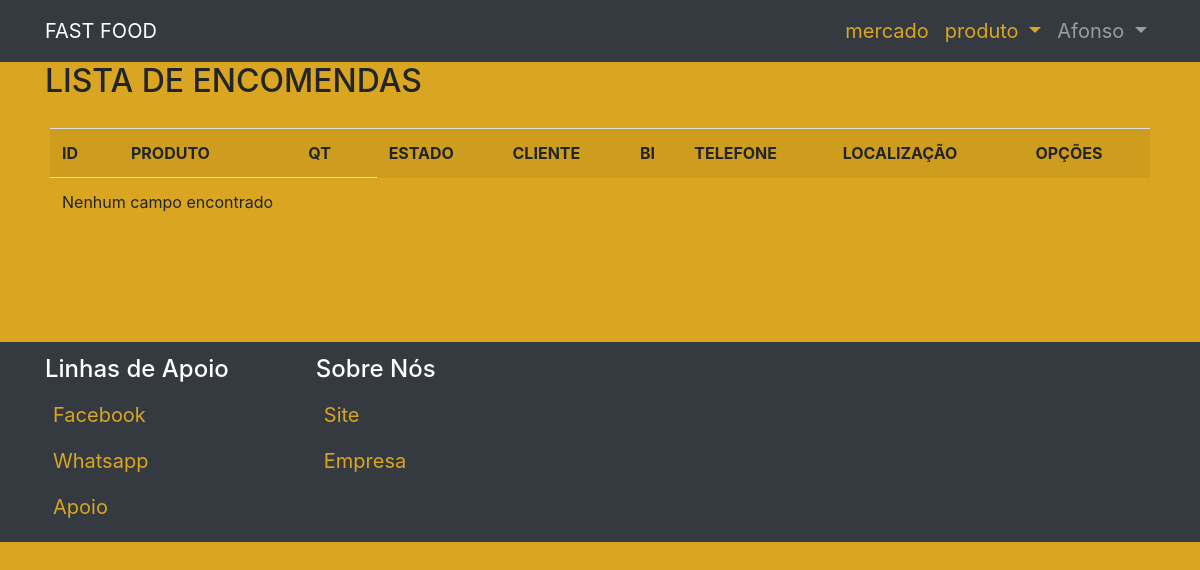
The page /mercadoria/listar_encomenda/ (signed in) on the database as committed earlier.
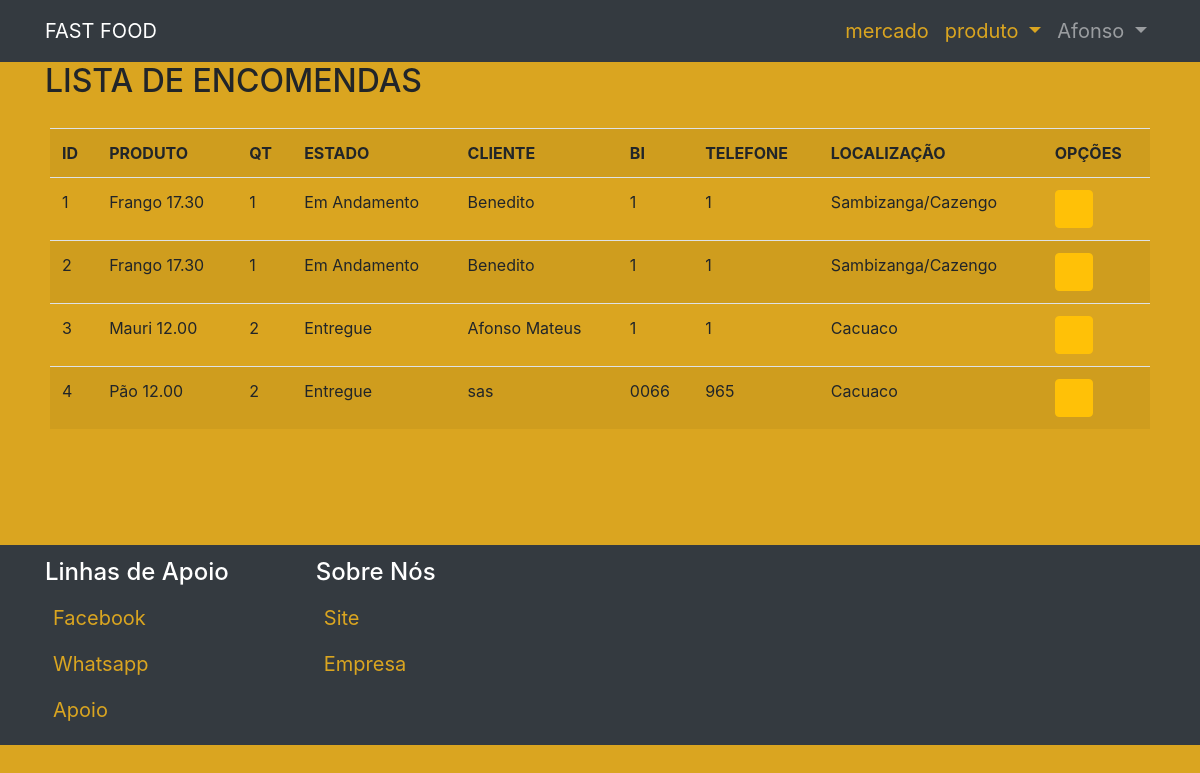
The same page on the database as committed later.
### mercadoria/models.py (models this page shows, shortened)
class Encomenda (models.Model):
    produto = models.ForeignKey(Produto, on_delete=models.PROTECT)
    nome = models.CharField(max_length=50)
    bilhete = models.CharField(max_length=14)
    telefone = models.IntegerField()
    localizacao = models.CharField(max_length=50)
    tempo = models.DateTimeField(default=datetime.now)
    quantidade = models.IntegerField()
    estado = models.CharField(max_length=20, choices=estado_choices, default="Em Andamento")

class Produto (models.Model):
    nome = models.CharField (max_length=50)
    descricao = models.TextField (max_length=100, verbose_name="Descrição")
    preco = models.DecimalField (max_digits=10, decimal_places=2)
    disponibilidade = models.CharField(max_length=20, choices=disponibilidade_choices, default="Disponível")
    imagem = models.ImageField(upload_to = "img/")
    def __str__(self):
        return "{} {}".format(self.nome, self.preco)

### mercadoria/views.py (the view)
# urls.py: path("listar_encomenda/", ListarEncomenda.as_view(), name="lista-de-encomenda"),
class ListarEncomenda(GroupRequiredMixin, LoginRequiredMixin, ListView):
    model = Encomenda
    template_name = "listarE.html"
    group_required = u"admin", u"funcionario"
    login_url = "login.html"

### mercadoria/templates/listarE.html
{% extends 'index.html' %}
{% block produto %}
<div class="container">
    <h2>LISTA DE ENCOMENDAS</h2>
    <div  id="lista">
        <table class="table table-hover table-striped table-condesed">
            <tr>
             <th>ID</th>
             <th>PRODUTO</th>
             <th>QT</th>
             <th>ESTADO</th>
             <th>CLIENTE</th>
             <th>BI</th>
             <th>TELEFONE</th>
             <th>LOCALIZAÇÃO</th>
             <th>OPÇÕES</th>
            </tr>
            {% for Encomenda in object_list %}
            <tr>
                <td>{{ Encomenda.pk }}</td>
                <td>{{ Encomenda.produto }}</td>
                <td>{{ Encomenda.quantidade }}</td>
                <td>{{ Encomenda.estado }}</td>
                <td>{{ Encomenda.nome }}</td>
                <td>{{ Encomenda.bilhete }}</td>
                <td>{{ Encomenda.telefone }}</td>
                <td>{{ Encomenda.localizacao }}</td>
                <td>
                    <a href="{% url 'alterar-encomenda' Encomenda.pk %}" class="btn btn-warning" data-toggle="tooltip" title="editar">
                        <i class="fa fa-cog">
                        </i>
                    </a>
                </td>
            </tr>
        {% empty %}
            <tr>
                <td colspan="3">Nenhum campo encontrado</td>
            </tr>
        {% endfor %}
        </table>
    </div>
</div>
{% endblock %}

### paginas/templates/index.html (shortened to what this page needs)
{% load static %}
{% load crispy_forms_tags %}
<!DOCTYPE html>
<html lang="pt-br">
  <head>
    <link rel="stylesheet" href="{% static 'bootstrap/css/bootstrap.min.css' %}">
    <link rel="stylesheet" href="{% static 'css/estilodo.css' %}">
    <link rel="stylesheet" href="{% static 'fontawesome/css/all.css' %}">
  </head>
  <body>
    {% if request.user.is_authenticated %}
    <nav class="navbar navbar-expand-md navbar-dark bg-dark">
        <div class="container">
            <a href="#" class="navbar-brand">FAST FOOD</a>
            <div class="collapse navbar-collapse justify-content-end" id="barra">
                <ul class="nav navbar-nav">
                    <li class="nav-item"><a href="{% url 'inicio' %}" class="nav-link">mercado</a></li>
                    <li class="nav-item dropdown">
                        <a href="#" data-toggle="dropdown" class="nav-link dropdown-toggle">
                            produto
                        </a>
                    </li>
                    <li class="nav-item dropdown">
                        <a data-toggle="dropdown" class="nav-link dropdown-toggle">
                           <span>{{ request.user }}</span>
                        </a>
                    </li>
                </ul>
            </div>
        </div>
    </nav>
    {% block produto %}{% endblock %}
    <footer class="navbar navbar-expand-md navbar-dark bg-dark">
        <div class="container">
            <div class="row">
                <div class="col-md-7">
                    <h4>Linhas de Apoio</h4>
                    <ul class="nav navbar-nav">
                        <li class="nav-item"><a href="#" class="nav-link">Facebook</a></li>
                    </ul>
                    <ul class="nav navbar-nav">
                        <li class="nav-item"><a href="#" class="nav-link">Whatsapp</a></li>
                    </ul>
                </div>
                <div class="col-md-5">
                    <h4>Sobre Nós</h4>
                    <ul class="nav navbar-nav">
                        <li class="nav-item"><a href="#" class="nav-link">Site</a></li>
                    </ul>
                    <ul class="nav navbar-nav">
                        <li class="nav-item"><a href="#" class="nav-link">Empresa</a></li>
                    </ul>
                </div>
                <div class="col-md-1">
                    <ul class="nav navbar-nav">
                        <li class="nav-item"><a href="#" class="nav-link">Apoio</a></li>
                    </ul>
                </div>
            </div>
        </div>
    </footer>
    {% endif %}
  </body>
</html>

### static/css/estilodo.css (style rules this page uses)
body { background-color: goldenrod; }
.navbar-dark .navbar-nav > li > a:link { color: goldenrod; font-size: 20px; background: none; }
.navbar-dark .navbar-nav > li > a { font-size: 20px; background: none; }
footer { height: 200px; }
h4 { color:#fff; }
#lista { background-color: goldenrod; padding: 20px 5px 100px 5px; }

Rows that differ between the two databases and show on the page:
added Encomenda: pk "1", produto "Frango 17.30", quantidade "1", estado "Em Andamento", nome "Benedito", bilhete "1", telefone "1", localizacao "Sambizanga/Cazengo"
added Encomenda: pk "2", produto "Frango 17.30", quantidade "1", estado "Em Andamento", nome "Benedito", bilhete "1", telefone "1", localizacao "Sambizanga/Cazengo"
added Encomenda: pk "3", produto "Mauri 12.00", quantidade "2", estado "Entregue", nome "Afonso Mateus", bilhete "1", telefone "1", localizacao "Cacuaco"
added Encomenda: pk "4", produto "Pão 12.00", quantidade "2", estado "Entregue", nome "sas", bilhete "0066", telefone "965", localizacao "Cacuaco"
Other text that changed with them:
text no longer shown: "Nenhum campo encontrado"
